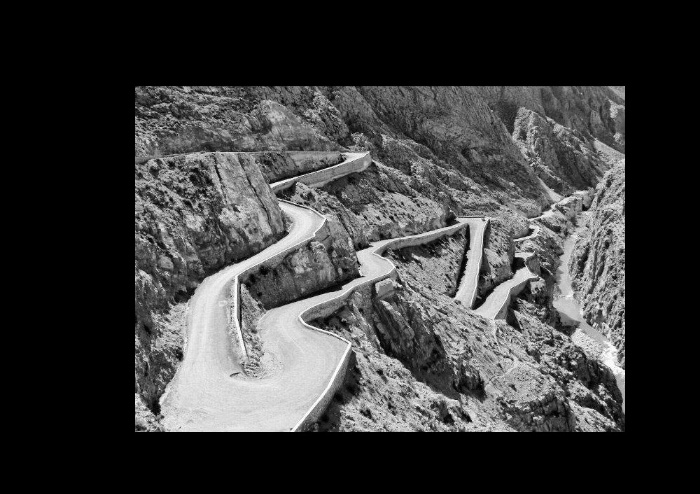
#> input picture images/tisdrin_test_30_12.jpg, 700 x 494 px, found by its file name
$ python rotate_image.py
#> lines starting #> are read from the running program, lines starting #| are printed output that depends on the picture
#> in demonstrate_rotation, img is the input picture: shape (494, 700); min 0, max 255, mean 59.6
import cv2
import numpy as np
import matplotlib.pyplot as plt

def apply_rotation(image, angle):
    """
    Apply only rotation to an image.

    Parameters:
    -----------
    image : numpy.ndarray
        Input image
    angle : float
        Rotation angle in degrees

    Returns:
    --------
    rotated_img : numpy.ndarray
        Rotated image
    """
#> called with angle = 20
    rows, cols = image.shape[:2]
#> rows = 494; cols = 700

    # Create rotation matrix (centered on the image)
    M_rotation = cv2.getRotationMatrix2D((cols / 2, rows / 2), angle, 1.0)

    # Apply rotation
    rotated_img = cv2.warpAffine(image, M_rotation, (cols, rows))
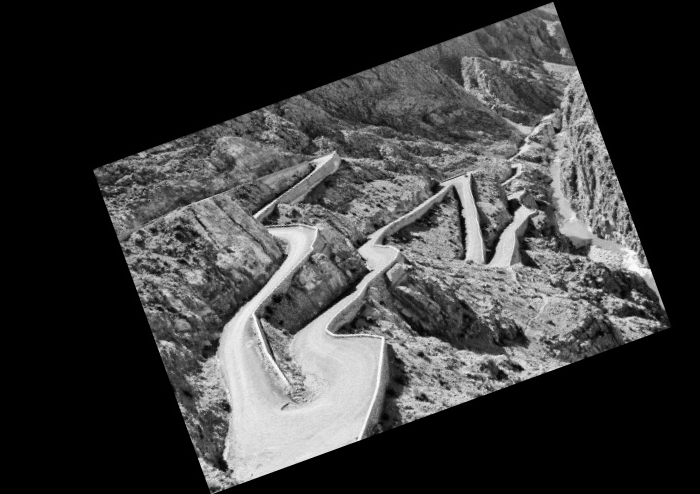
#> rotated_img: shape (494, 700); min 0, max 254, mean 59.6

    return rotated_img

def demonstrate_rotation(image_path, save_path='rotated_image.jpg'):
    # Read the image
    img = cv2.imread(image_path, cv2.IMREAD_GRAYSCALE)
    if img is None:
        print(f"Error: Could not read image at {image_path}")
        return

    # Define rotation angle
    angle = 20 # in degrees

    # Apply rotation
    rotated = apply_rotation(img, angle)

    # Save the rotated image
    cv2.imwrite(save_path, rotated)
    print(f"Rotated image saved to {save_path}")

    # Display original and rotated images
    plt.figure(figsize=(12, 6))
    plt.subplot(121), plt.imshow(img, cmap='gray'), plt.title('Original Image')
    plt.subplot(122), plt.imshow(rotated, cmap='gray'), plt.title('Rotated Image')
    plt.tight_layout()
    plt.show()
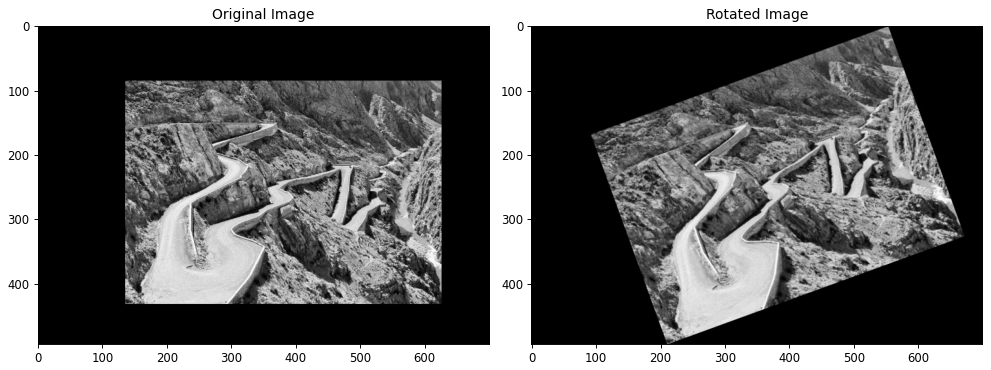
#> figure drawn by matplotlib, 2 panels

    return img, rotated

# Example usage:
original, rotated = demonstrate_rotation('images/tisdrin_test_30_12.jpg', 'images/tisdrin_test_30_12_20deg.jpg')

$ run again, with images/brain.jpg copied over images/tisdrin_test_30_12.jpg
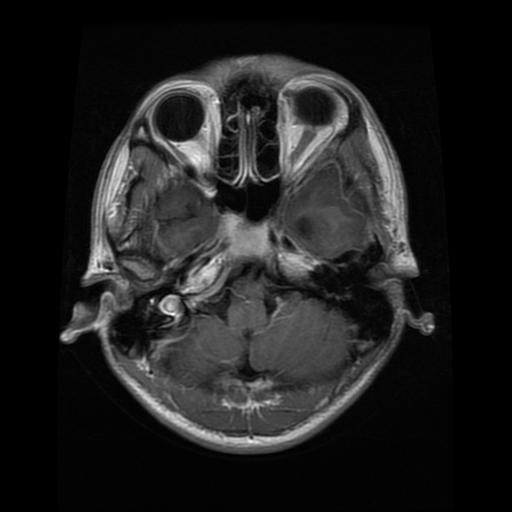
#> input picture images/brain.jpg, 512 x 512 px, found by its file name
#> in demonstrate_rotation, img is the input picture: shape (512, 512); min 0, max 255, mean 31.8
#> in apply_rotation, `rotated_img = cv2.warpAffine(image, M_rotation, (cols, rows))`:
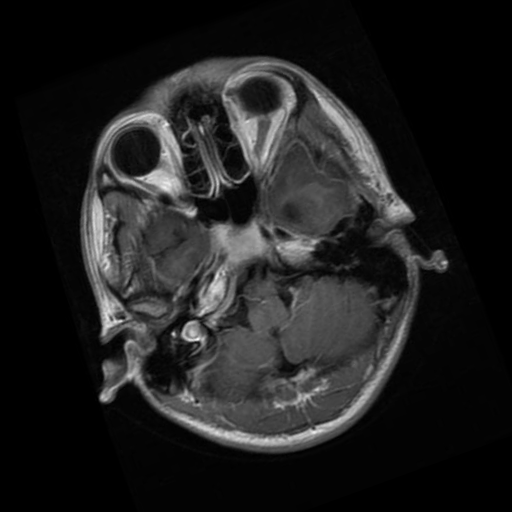
#> rotated_img: shape (512, 512); min 0, max 252, mean 31.8
#> in demonstrate_rotation, `plt.show()`:
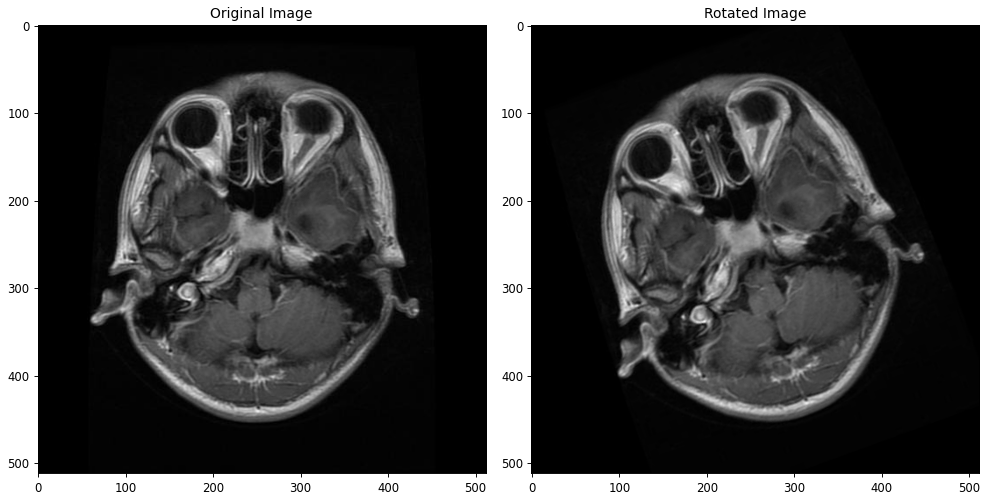
#> figure drawn by matplotlib, 2 panels

$ run again, with images/elephant_types.png_color.jpg copied over images/tisdrin_test_30_12.jpg
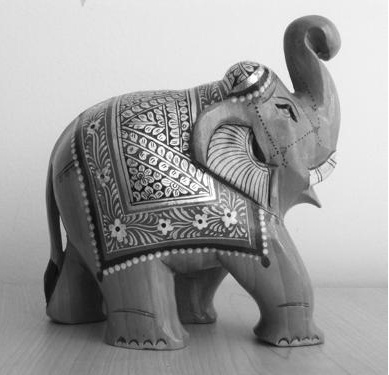
#> input picture images/elephant_types.png_color.jpg, 389 x 375 px, found by its file name
#> in demonstrate_rotation, img is the input picture: shape (375, 389); min 0, max 255, mean 156.4
#> in apply_rotation, `rotated_img = cv2.warpAffine(image, M_rotation, (cols, rows))`:
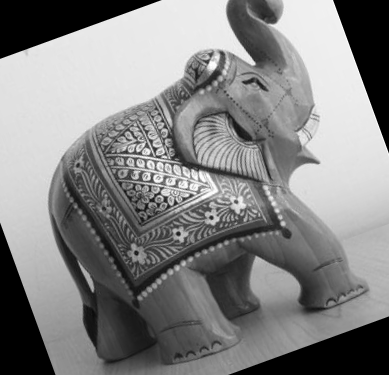
#> rotated_img: shape (375, 389); min 0, max 255, mean 132.7
#> in demonstrate_rotation, `plt.show()`:
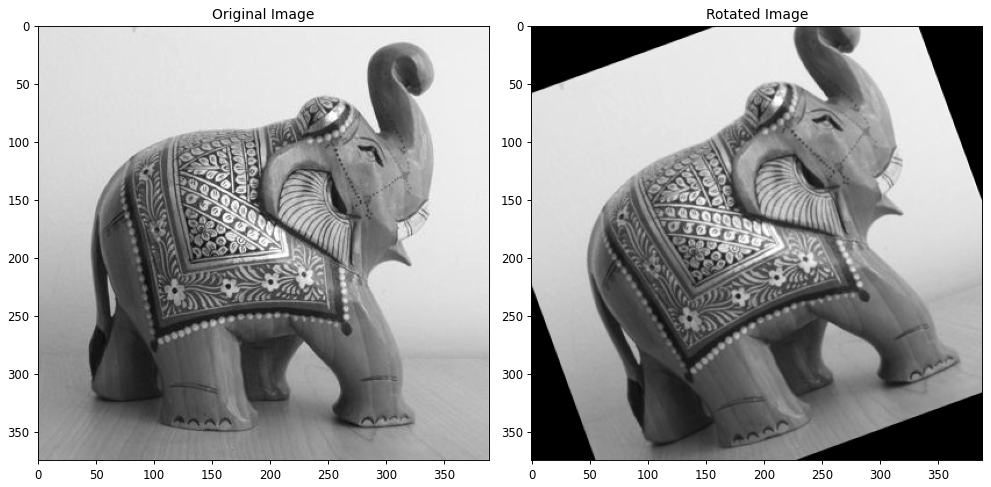
#> figure drawn by matplotlib, 2 panels
